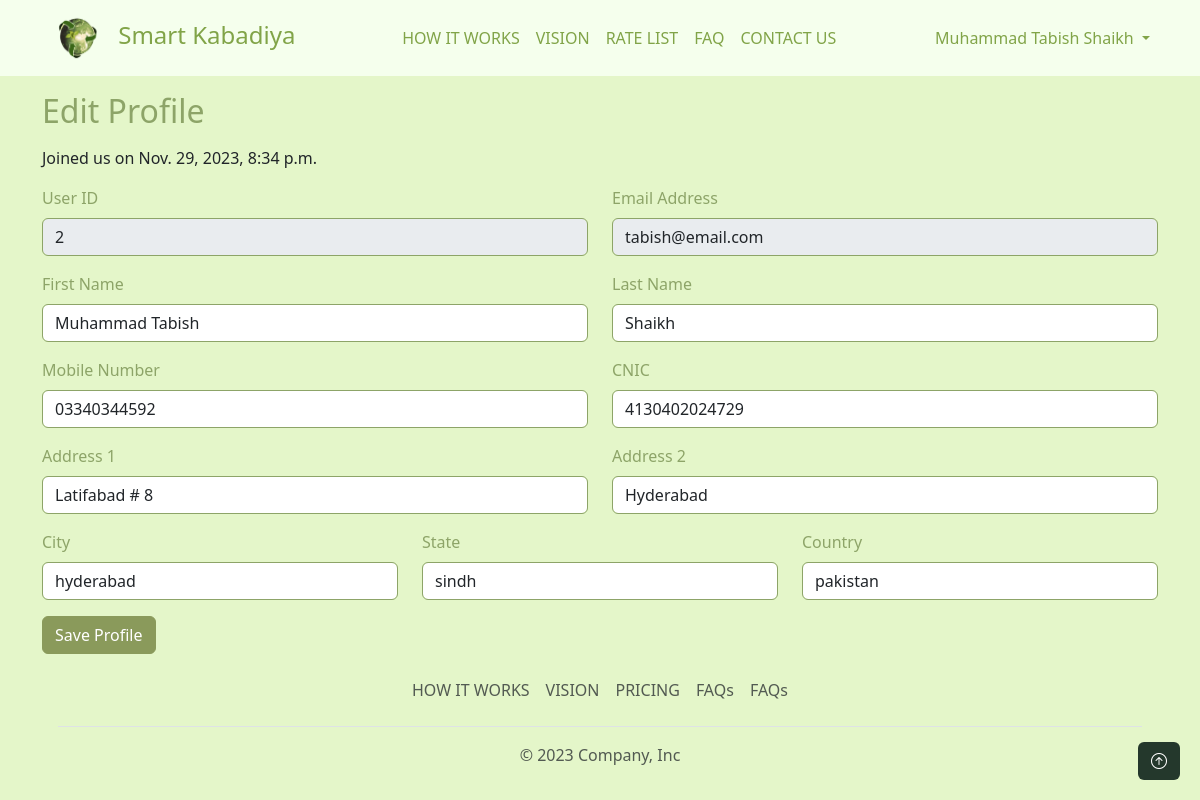
Screenshot of /customer/edit-profile (signed in) with the database file from the repository.
### users/models.py (models this page shows, shortened)
class User(AbstractUser):
    username = None
    email = models.EmailField(unique=True)
    user_type = models.CharField(max_length=10, choices=[(tag.name, tag.value) for tag in UserType], default=UserType.CUSTOMER.value)
    USERNAME_FIELD = 'email'
    REQUIRED_FIELDS = []
    objects = UserManager()
    def is_customer(self):
        return self.user_type == UserType.CUSTOMER.value

class TimestampedModel(models.Model):
    created_at = models.DateTimeField(auto_now_add=True)
    updated_at = models.DateTimeField(auto_now=True)
    class Meta:
        abstract = True

class PersonalDetails(TimestampedModel):
    user = models.OneToOneField(User, on_delete=models.CASCADE, primary_key=True)
    mobile_number = models.CharField(max_length=13)
    address1 = models.CharField(max_length=100, null=True, blank=True)
    address2 = models.CharField(max_length=100, null=True, blank=True)
    city = models.CharField(max_length=50, null=True, blank=True)
    state = models.CharField(max_length=50, null=True, blank=True)
    country = models.CharField(max_length=50, null=True, blank=True)
    cnic = models.CharField(max_length=15, null=True, blank=True)
    vehicle_no = models.CharField(max_length=15, null=True, blank=True)
    vehicle_type = models.CharField(max_length=13, null=True, blank=True, choices=[(tag.name, tag.value) for tag in VehicleType])
    status = models.BooleanField(default=True)

### customer/views.py (the view, shortened to what this page needs)
# urls.py: path("edit-profile", views.customer_edit_profile, name="customer_edit_profile"),
def customer_edit_profile(request):
    context = {}
    personal_details = PersonalDetails.objects.filter(user=request.user).first()
    context.update({
        'personal_details': personal_details
    })
    return render(request, 'customer/edit_profile.html', context)

### customer/templates/customer/edit_profile.html (shortened to what this page needs)
{% extends "users/base.html" %}
{% load static %}
{% block content %}
<div class="container">
    <h2 class="my-3">Edit Profile</h2>
    <form method="POST" action="">
        <p class="text-dark">Joined us on {{request.user.date_joined}}</p>
        <div class="row">
            <div class="col-6">
                <div class="mb-3">
                    <label for="user_id" class="form-label">User ID</label>
                    <input type="text" class="form-control" id="user_id" placeholder="User ID" name="user_id" value="{{request.user.id}}" disabled>
                </div>
            </div>
            <div class="col-6">
                <div class="mb-3">
                    <label for="first_name" class="form-label">Email Address</label>
                    <input type="text" class="form-control" id="first_name" placeholder="Email Address" name="Email Address" value="{{request.user.email}}" disabled>
                </div>
            </div>
        </div>
        <div class="row">
            <div class="col-6">
                <div class="mb-3">
                    <label for="first_name" class="form-label">First Name</label>
                    <input type="text" class="form-control" id="first_name" placeholder="First Name" name="first_name" value="{{request.user.first_name}}">
                </div>
            </div>
            <div class="col-6">
                <div class="mb-3">
                    <label for="last_name" class="form-label">Last Name</label>
                    <input type="text" class="form-control" id="last_name" placeholder="Last Name" name="last_name" value="{{request.user.last_name}}">
                </div>
            </div>
        </div>
        <div class="row">
            <div class="col-6">
                <div class="mb-3">
                    <label for="mobile_number" class="form-label">Mobile Number</label>
                    <input type="text" class="form-control" id="mobile_number" placeholder="Mobile Number" name="mobile_number" value="{{ personal_details.mobile_number }}">
                </div>
            </div>
            <div class="col-6">
                <div class="mb-3">
                    <label for="cnic" class="form-label">CNIC</label>
                    <input type="text" class="form-control" id="cnic" placeholder="CNIC" name="cnic" value="{{ personal_details.cnic }}">
                </div>
            </div>
        </div>
        <div class="row">
            <div class="col-6">
                <div class="mb-3">
                    <label for="addres1" class="form-label">Address 1</label>
                    <input type="text" class="form-control" id="addres1" placeholder="Address 1" name="address1" value="{{ personal_details.address1 }}">
                </div>
            </div>
            <div class="col-6">
                <div class="mb-3">
                    <label for="addres2" class="form-label">Address 2</label>
                    <input type="text" class="form-control" id="addres2" placeholder="Address 2" name="address2" value="{{ personal_details.address2 }}">
                </div>
            </div>
        </div>
        <div class="row">
            <div class="col-4">
                <div class="mb-3">
                    <label for="city" class="form-label">City</label>
                    <input type="text" class="form-control" id="city" placeholder="City" name="city" value="{{ personal_details.city }}">
                </div>
            </div>
            <div class="col-4">
                <div class="mb-3">
                    <label for="state" class="form-label">State</label>
                    <input type="text" class="form-control" id="state" placeholder="State" name="state" value="{{ personal_details.state }}">
                </div>
            </div>
            <div class="col-4">
                <div class="mb-3">
                    <label for="country" class="form-label">Country</label>
                    <input type="text" class="form-control" id="country" placeholder="Country" name="country" value="{{ personal_details.country }}">
                </div>
            </div>
        </div>
        <button type="submit" class="btn btn-second">Save Profile</button>
    </form>
</div>
{% endblock content %}

### users/templates/users/base.html (shortened to what this page needs)
{% load static %}
<!Doctype html>
<html lang="en">
  <head>
    <link href="https://cdn.jsdelivr.net/npm/bootstrap@5.3.2/dist/css/bootstrap.min.css" rel="stylesheet">
    <link rel="stylesheet" href="https://cdn.jsdelivr.net/npm/bootstrap-icons@1.11.1/font/bootstrap-icons.css">
    <link rel="stylesheet" href="{% static 'users/custom.css' %}">
  </head>
  <body>
    <nav class="navbar navbar-expand-lg bg-body-tertiary mb-3">
      <div class="container">
        <a class="navbar-brand" href="{% url 'index' %}">
          <img src="{% static 'fresh-logo.png' %}" alt="Logo" width="70" height="50" class="">
          Smart Kabadiya
        </a>
        <div class="collapse navbar-collapse" id="navbarSupportedContent">
          <ul class="navbar-nav mx-auto mb-2 mb-lg-0">
            <li class="nav-item">
              <a class="nav-link"href="{% url "index" %}#how-it-works">HOW IT WORKS</a>
            </li>
            <li class="nav-item">
              <a class="nav-link"href="{% url "index" %}#our-mission">VISION</a>
            </li>
            <li class="nav-item">
              <a class="nav-link"href="{% url "index" %}#pricing">RATE LIST</a>
            </li>
            <li class="nav-item">
              <a class="nav-link"href="{% url "index" %}#faq">FAQ</a>
            </li>
            <li class="nav-item">
              <a class="nav-link"href="{% url "index" %}#contact-us">CONTACT US</a>
            </li>
          </ul>
          {% if user.is_authenticated %}
          <ul class="navbar-nav">
            <li class="nav-item dropdown">
              <a class="nav-link dropdown-toggle" href="#" role="button" data-bs-toggle="dropdown" aria-expanded="false">
                {% if user.get_full_name %}
                {{user.get_full_name}}
                {% else %}
                Please update your name.
                {% endif %}
              </a>
            </li>
          </ul>
          {% else %}
          <div>
            {% comment %} <a href="{% url 'login' %}" class="btn btn-outline">Login</a>  {% endcomment %}
            <a href="{% url 'register' %}" class="btn btn-outline">Sell Scrap</a>
          </div>
          {% endif %}
        </div>
      </div>
    </nav>
    {% block content %}
    {% endblock content %}
    <footer class="footer">
      <div class="container">
          <footer class="p-3">
            <ul class="nav justify-content-center border-bottom pb-3 mb-3">
              <li class="nav-item"><a href="#how-it-works" class="nav-link px-2 text-muted">HOW IT WORKS</a></li>
              <li class="nav-item"><a href="#our-mission" class="nav-link px-2 text-muted">VISION</a></li>
              <li class="nav-item"><a href="#pricing" class="nav-link px-2 text-muted">PRICING</a></li>
              <li class="nav-item"><a href="#faq" class="nav-link px-2 text-muted">FAQs</a></li>
              <li class="nav-item"><a href="#contact-us" class="nav-link px-2 text-muted">FAQs</a></li>
            </ul>
            <p class="text-center text-muted">&copy; 2023 Company, Inc</p>
          </footer>
        </div>
  </footer>
  <a href="#top" id="scrollToTopBtn" class="btn"><i class="bi bi-arrow-up-circle"></i></a>
  </body>
</html>

### users/static/users/custom.css (style rules this page uses)
body { color: #81a448; background-color: #e4f6c9; }
a { color: #C08081; }
.btn-second { background-color: #8a9a5b; border-color: #8a9a5b; color: #fff; }
body, p, h1, h2, h3, h4, h5, h6 { color: #8da468; }
.navbar { background-color: #f5ffed !important; }
.nav-link { color: #81a448; }
.navbar-brand { font-size:x-large; color: #81a448; }
.form-control { border-color: #8da468; }
#scrollToTopBtn { background-color: #24382C; color: #FFF; position: fixed; bottom: 20px; right: 20px; display: block; }

### rows the page displays
User: get_full_name "Muhammad Tabish Shaikh", user.date_joined "Nov. 29, 2023, 8:34 p.m.", user_id "2", user.email "tabish@email.com", first_name "Muhammad Tabish", last_name "Shaikh"
PersonalDetails: mobile_number "03340344592", cnic "4130402024729", address1 "Latifabad # 8", address2 "Hyderabad", city "hyderabad", state "sindh", country "pakistan"
